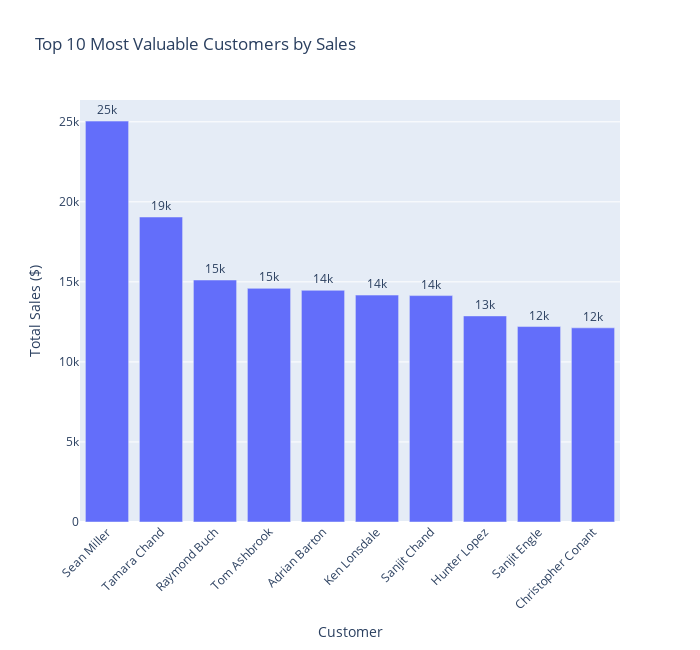

The code cell stored with this chart in its notebook:
### Code cell
top_customer=df.groupby('Customer Name')['Sales'].sum().sort_values(ascending=False).head(10)
top_customer_df=top_customer.reset_index()

# Create an interactive bar chart
fig = px.bar(
    top_customer_df,
    x='Customer Name',
    y='Sales',
    title="Top 10 Most Valuable Customers by Sales",
    labels={'Sales': 'Total Sales ($)', 'Customer Name': 'Customer'},
    hover_data={'Customer Name': True, 'Sales': True},  # Hover shows sales values
    text='Sales',  # Show sales values on bars
)

fig.update_traces(texttemplate='%{text:.2s}', textposition='outside')
fig.update_layout(xaxis_tickangle=-45,width=700,height=650)  # Rotate x-axis labels for readability

fig.show()

### Figure 1 — Plotly figure (JSON) as saved in the notebook; plotly's stock layout.template omitted (floating-point values rounded to 4 significant figures)
{"data": [{"hovertemplate": "Customer=%{x}<br>Total Sales ($)=%{text}<extra></extra>", "legendgroup": "", "marker": {"color": "#636efa", "pattern": {"shape": ""}}, "name": "", "orientation": "v", "showlegend": false, "text": [25040.0, 19050.0, 15120.0, 14600.0, 14470.0, 14180.0, 14140.0, 12870.0, 12210.0, 12130.0], "textposition": "outside", "texttemplate": "%{text:.2s}", "type": "bar", "x": ["Sean Miller", "Tamara Chand", "Raymond Buch", "Tom Ashbrook", "Adrian Barton", "Ken Lonsdale", "Sanjit Chand", "Hunter Lopez", "Sanjit Engle", "Christopher Conant"], "xaxis": "x", "y": [25040.0, 19050.0, 15120.0, 14600.0, 14470.0, 14180.0, 14140.0, 12870.0, 12210.0, 12130.0], "yaxis": "y"}], "layout": {"barmode": "relative", "height": 650, "legend": {"tracegroupgap": 0}, "title": {"text": "Top 10 Most Valuable Customers by Sales"}, "width": 700, "xaxis": {"anchor": "y", "domain": [0, 1], "tickangle": -45, "title": {"text": "Customer"}}, "yaxis": {"anchor": "x", "domain": [0, 1], "title": {"text": "Total Sales ($)"}}}}
